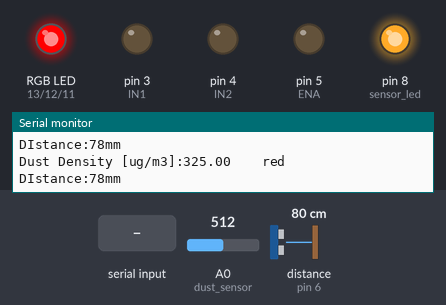
Recording of a sketch running on a simulated Arduino Uno, built with avr-gcc and run on an emulated ATmega328P. Parts: an RGB LED mixed from three pins (HIGH = lit), output pins drawn as LEDs (lit = HIGH), the last lines printed to the serial monitor. Wiring (inferred from the names in the program): ultrasonic range finder: trigger pin 7; echo pin 6. The inputs (shaded band) are chosen by the test bench; at power-on: A0 (dust_sensor) = 512, distance to the obstacle (sensor on pin 6) 80 cm. The echo pulse lasts 58.3 µs per cm; pins used as bus, display or sensor lines are not drawn.

Above: at 1.8 s.
1.9 s: A0 (dust_sensor) set to 309
3.4 s: A0 (dust_sensor) set to 285
At 4.8 s:
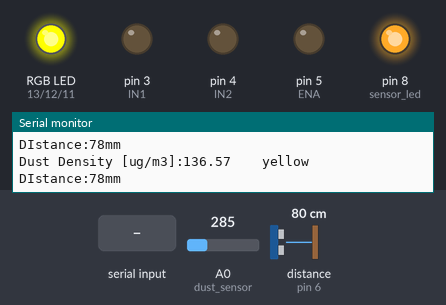
5.6 s: "0" received over the second serial link
At 6.8 s:
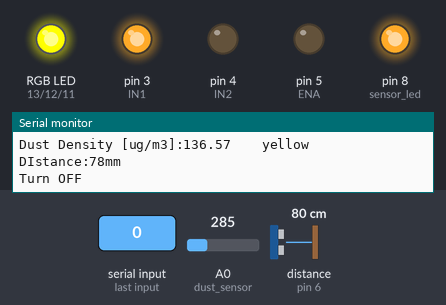
7.7 s: "1" received over the second serial link
At 8.6 s:
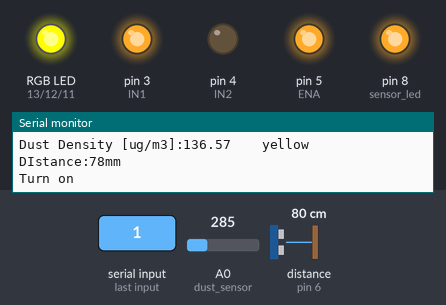
9.8 s: A0 (dust_sensor) set to 231
11.5 s: A0 (dust_sensor) set to 208
At 13.2 s:
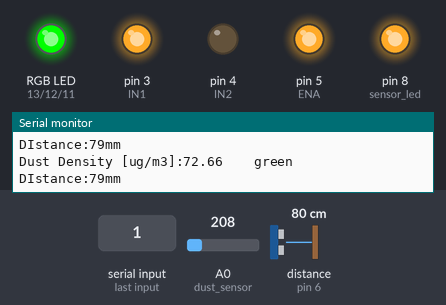
Timing chart, 0 to 14.7 s (numbered marks = the images above; inputs shaded):
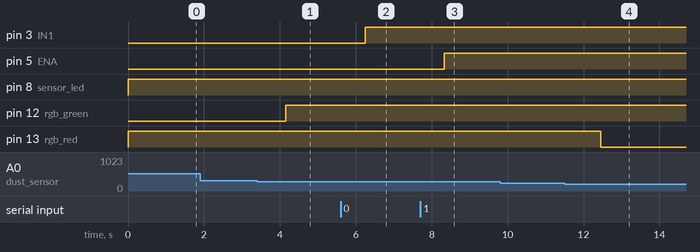

The sketch:

sketch_sep4a.ino
```cpp
#include<SoftwareSerial.h>

#define BTtx       9 // 블루투스 모듈의 tx를 D7으로 설정
#define BTrx       10 // 블루투스 모듈의 rx를 D8로 설정

SoftwareSerial BT(BTtx, BTrx); // tx, rx

char data = 0; /* 앱을 통해 0 또는 1이라는 문자열을 받을건데 0이 꺼지는 default 값이므로 0으로 설정 */

//RGBLED
int rgb_red = 13;
int rgb_green = 12;
int rgb_blue = 11;

//초음파 센서
int trig = 7;
int echo = 6;

//소독용 UV LED
int led = 2;

//미세먼지 센서
int dust_sensor = A0;
float dust_value = 0;
float dustDensityug = 0;
int sensor_led = 8;
int sampling = 280;
int waiting = 40;
float stop_time = 9680;

//DC모터
int IN1 = 3; // IN1을 11 핀으로 설정, 정방향 회전을 결정하는 핀
int IN2 = 4; // IN2을 123 핀으로 설정, 역방향 회전을 결정하는 핀
int ENA = 5; // 무조건 PWM 핀으로 설정하기, 속력 결정하는 핀

void setup(){

  BT.begin(9600); // BT를 보드레이트 9600으로 설정


  Serial.begin(9600);
  pinMode(sensor_led,OUTPUT);
  pinMode(4, OUTPUT);

  pinMode(rgb_red, OUTPUT);
  pinMode(rgb_green, OUTPUT);
  pinMode(rgb_blue, OUTPUT);

  pinMode (echo, INPUT); //  echoPin 입력
  pinMode (trig, OUTPUT); // trigPin 출력
  pinMode(5, OUTPUT);

  pinMode(IN1, OUTPUT);
  pinMode(IN2, OUTPUT);
  pinMode(ENA, OUTPUT);
}

void loop(){
  digitalWrite(sensor_led, LOW);
  delayMicroseconds(sampling);

  dust_value = analogRead(dust_sensor);

  delayMicroseconds(waiting);

  digitalWrite(sensor_led, HIGH);
  delayMicroseconds(stop_time);

  dustDensityug = (0.17*(dust_value * (5.0 / 1024))-0.1)*1000;
  Serial.print("Dust Density [ug/m3]:");
  Serial.print(dustDensityug);

  if(dustDensityug <= 30.0){
    analogWrite(rgb_red, 0);
    analogWrite(rgb_green, 0);
    analogWrite(rgb_blue, 255);
    Serial.print("    ");
    Serial.println("blue");
  }else if(30.0 < dustDensityug && dustDensityug <= 80.0){
    analogWrite(rgb_red, 0);
    analogWrite(rgb_green, 255);
    analogWrite(rgb_blue, 0);
    Serial.print("    ");
    Serial.println("green");
  }else if(80.0 < dustDensityug && dustDensityug <= 150.0){
    analogWrite(rgb_red, 255);
    analogWrite(rgb_green, 155);
    analogWrite(rgb_blue, 0);
    Serial.print("    ");
    Serial.println("yellow");
  }else{
     analogWrite(rgb_red, 255);
    analogWrite(rgb_green, 0);
    analogWrite(rgb_blue, 0);
    Serial.print("    ");
    Serial.println("red");
  }

  delay(20);

  long duration, distance;
  digitalWrite (trig, HIGH); // trigPin에서 초음파 발생 (echoPin도 HIGH)
  delayMicroseconds (10);
  digitalWrite (trig, LOW);
  duration = pulseIn (echo, HIGH); // echoPin 이 HIGH를 유지한 시간을 저장 한다.
  distance = (duration/2)*0.034;

   // Serial.print("Duration:"); //시리얼모니터에 Echo가 HIGH인 시간을 표시
   // Serial.print(duration);
  Serial.print ("\nDIstance:"); // 물체와 초음파 센서간 거리를 표시
  Serial.print (distance);
  Serial.println ("mm\n");
  if (distance < 100){
    digitalWrite(led, HIGH);
     }
  else{
    digitalWrite(led, LOW);
    }

      // 5. 블루투스 모듈 수신 확인용----------------------------------------------------------
  if(BT.available() > 0) { // 블루투스가 연결되면
    data = BT.read(); // 데이터를 수신 받아서 읽음
  }
  // 6. 실제 문자열에 따라 작동하는 구문-------------------------------------------------
  if(data == '0') { // data라는 문자열이 0이라면
    digitalWrite(led, LOW); // led가 꺼짐
    Serial.println("Turn OFF"); // 시리얼 모니터에 Turn OFF라는 문구 출력
    digitalWrite(IN1, HIGH); // IN1이 HIGH이면 정방향 회전
    digitalWrite(IN2, LOW); // 대신 IN2가 LOW 상태여야함
    digitalWrite(ENA, LOW); // 최저 속력 회전

  }
  else if(data == '1') { // data라는 문자열이 1이라면
    digitalWrite(led, HIGH); // led가 켜짐
    Serial.println("Turn on"); // 시리얼 모니터에 Turn OFF라는 문구 출력
    digitalWrite(IN1, HIGH); // IN1이 HIGH이면 정방향 회전
    digitalWrite(IN2, LOW); // 대신 IN2가 LOW 상태여야함
    digitalWrite(ENA, HIGH); // 최고 속력 회전
  }
  // 7. 문자열 초기화----------------------------------------------------------------------------
  data = 0; // data라는 문자열을 초기화

  delay(1000);

}
```

Measured:
- the behaviour switches between 302 and 301 on A0 (dust_sensor) (found by bisection; images 0 and 1)
- the behaviour switches between 217 and 216 on A0 (dust_sensor) (found by bisection; images 3 and 4)
- after the input at 3.4 s, pin 12 (rgb_green): LOW → HIGH after 0.76 s
- after the input at 5.6 s, pin 3 (IN1): LOW → HIGH after 0.66 s
- after the input at 7.7 s, pin 5 (ENA): LOW → HIGH after 0.63 s
- after the input at 11.5 s, pin 13 (rgb_red): HIGH → LOW after 0.95 s
